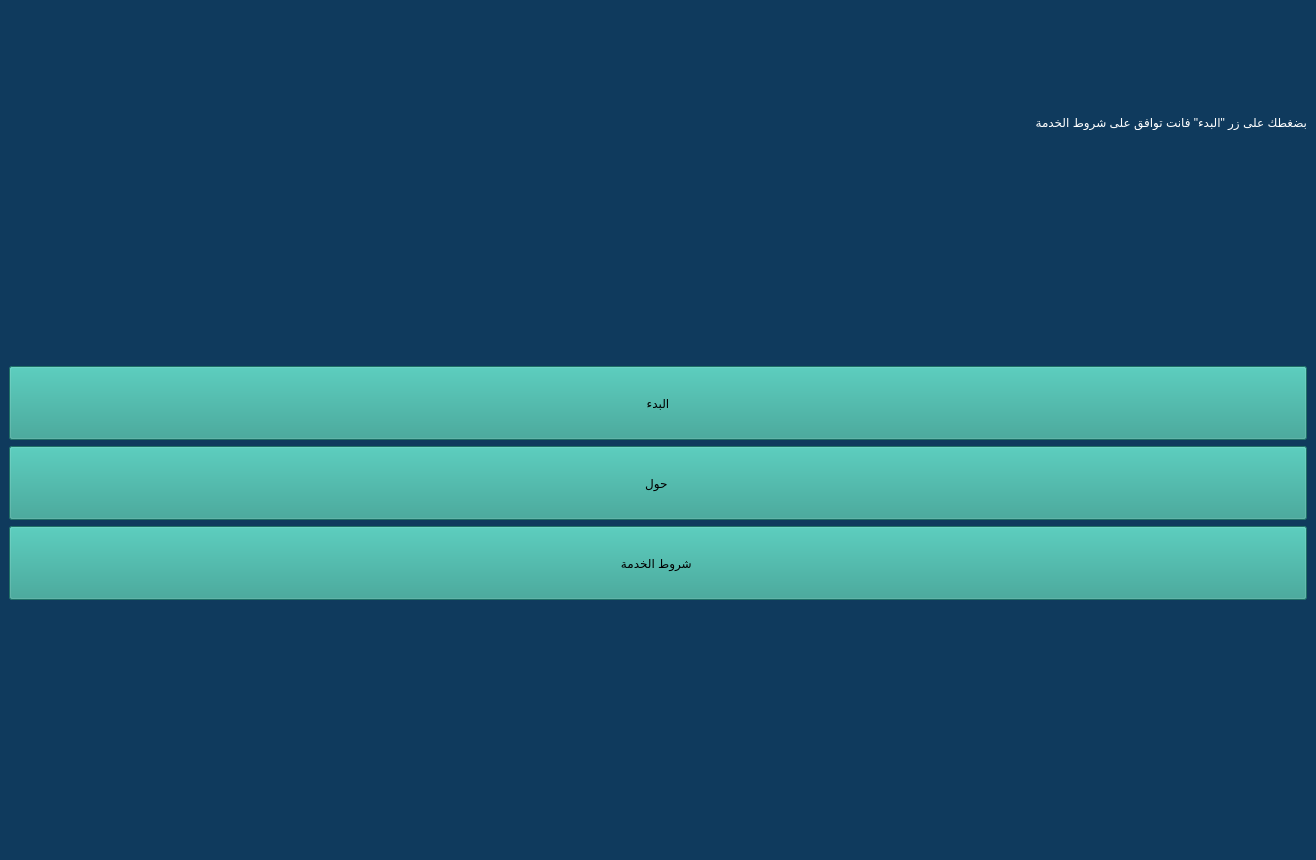
<?xml version="1.0" encoding="UTF-8"?>
<ui version="4.0">
 <class>MainWindow</class>
 <widget class="QMainWindow" name="MainWindow">
  <property name="geometry">
   <rect>
    <x>0</x>
    <y>0</y>
    <width>1316</width>
    <height>860</height>
   </rect>
  </property>
  <property name="windowTitle">
   <string>MainWindow</string>
  </property>
  <property name="styleSheet">
   <string notr="true">
background-color: rgb(15, 58, 93)
</string>
  </property>
  <widget class="QWidget" name="centralwidget">
   <layout class="QGridLayout" name="gridLayout">
    <item row="2" column="0" colspan="2">
     <spacer name="verticalSpacer">
      <property name="orientation">
       <enum>Qt::Vertical</enum>
      </property>
      <property name="sizeHint" stdset="0">
       <size>
        <width>20</width>
        <height>40</height>
       </size>
      </property>
     </spacer>
    </item>
    <item row="4" column="0" colspan="3">
     <widget class="QPushButton" name="pushButton_3">
      <property name="minimumSize">
       <size>
        <width>0</width>
        <height>74</height>
       </size>
      </property>
      <property name="styleSheet">
       <string notr="true">
background-color: rgb(42, 157, 143);
font: 14pt &quot;Segoe UI&quot;;
color: rgb(0, 0, 0);



</string>
      </property>
      <property name="text">
       <string>البدء</string>
      </property>
     </widget>
    </item>
    <item row="5" column="0" colspan="3">
     <widget class="QPushButton" name="pushButton">
      <property name="minimumSize">
       <size>
        <width>0</width>
        <height>74</height>
       </size>
      </property>
      <property name="styleSheet">
       <string notr="true">background-color: rgb(42, 157, 143);
font: 14pt &quot;Segoe UI&quot;;
color: rgb(0, 0, 0);</string>
      </property>
      <property name="text">
       <string>حول </string>
      </property>
     </widget>
    </item>
    <item row="1" column="0" colspan="3">
     <widget class="QLabel" name="label_2">
      <property name="styleSheet">
       <string notr="true">font: 14pt &quot;Segoe UI&quot;;
color: rgb(255, 255, 255);</string>
      </property>
      <property name="text">
       <string>بضغطك على زر &quot;البدء&quot; فانت توافق على شروط الخدمة</string>
      </property>
     </widget>
    </item>
    <item row="0" column="1">
     <widget class="QLabel" name="label">
      <property name="minimumSize">
       <size>
        <width>100</width>
        <height>100</height>
       </size>
      </property>
      <property name="styleSheet">
       <string notr="true">border-image: url(:/images/kinsight_ion.png);</string>
      </property>
      <property name="text">
       <string/>
      </property>
     </widget>
    </item>
    <item row="0" column="0">
     <spacer name="horizontalSpacer_2">
      <property name="orientation">
       <enum>Qt::Horizontal</enum>
      </property>
      <property name="sizeHint" stdset="0">
       <size>
        <width>40</width>
        <height>20</height>
       </size>
      </property>
     </spacer>
    </item>
    <item row="6" column="0" colspan="3">
     <widget class="QPushButton" name="pushButton_2">
      <property name="minimumSize">
       <size>
        <width>0</width>
        <height>74</height>
       </size>
      </property>
      <property name="styleSheet">
       <string notr="true">background-color: rgb(42, 157, 143);
font: 14pt &quot;Segoe UI&quot;;
color: rgb(0, 0, 0);</string>
      </property>
      <property name="text">
       <string>شروط الخدمة </string>
      </property>
     </widget>
    </item>
    <item row="7" column="0" colspan="2">
     <spacer name="verticalSpacer_2">
      <property name="orientation">
       <enum>Qt::Vertical</enum>
      </property>
      <property name="sizeHint" stdset="0">
       <size>
        <width>20</width>
        <height>40</height>
       </size>
      </property>
     </spacer>
    </item>
   </layout>
  </widget>
  <widget class="QMenuBar" name="menubar">
   <property name="geometry">
    <rect>
     <x>0</x>
     <y>0</y>
     <width>1316</width>
     <height>21</height>
    </rect>
   </property>
  </widget>
  <widget class="QStatusBar" name="statusbar"/>
 </widget>
 <resources/>
 <connections/>
</ui>
